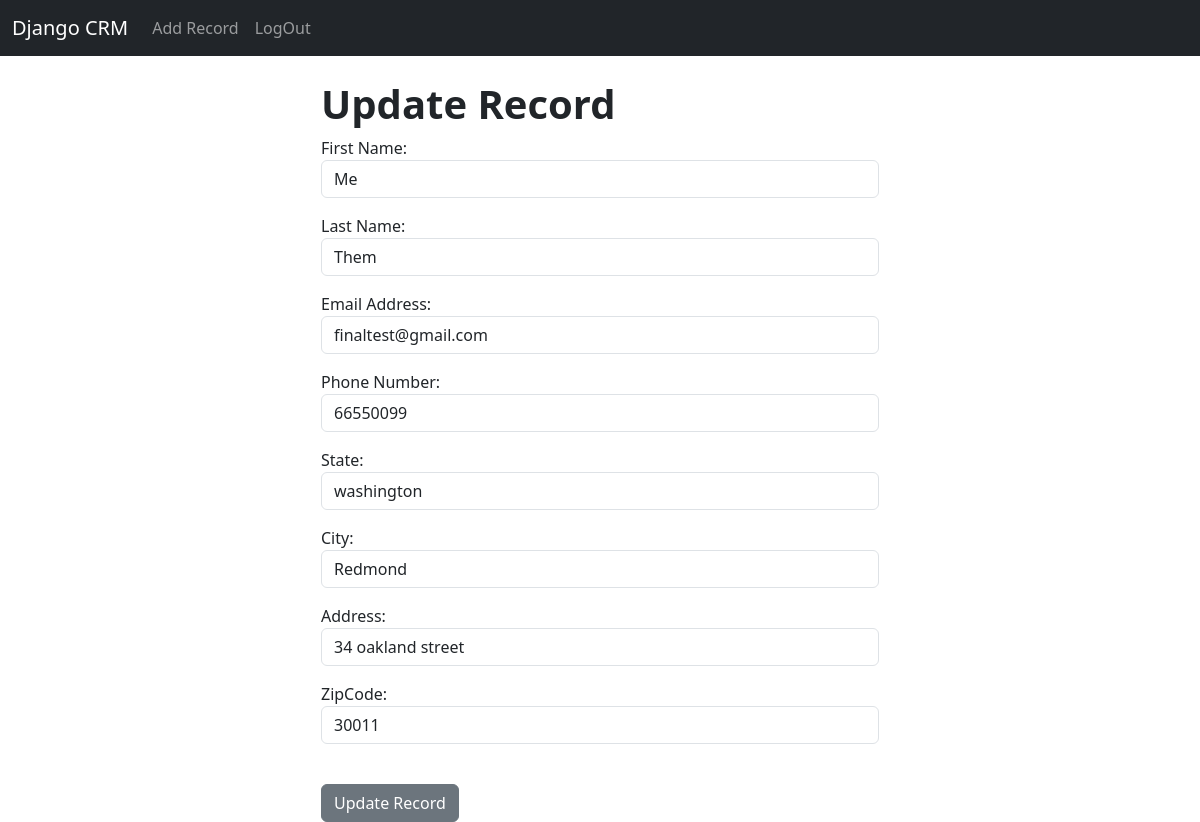
The app's page /update_record/4 (signed in) with its own data.
### website/models.py (models this page shows, shortened)
class Record(models.Model):
    created_at = models.DateTimeField(auto_now_add=True)
    updated_at = models.DateTimeField(auto_now=True)
    first_name = models.CharField(max_length=30)
    last_name = models.CharField(max_length=30)
    email = models.CharField(max_length=30)
    phone = models.CharField(max_length=12)
    state = models.CharField(max_length=50)
    city =  models.CharField(max_length=40)
    address = models.CharField(max_length=50)
    zipcode = models.CharField(max_length=15)

### website/views.py (the view)
# urls.py: path('update_record/<int:pk>', views.update_record, name='update_record')
@login_required
def update_record(request, pk):
    try:
        current_record = Record.objects.get(id=pk)
    except Record.DoesNotExist:
        messages.error(request, 'Record not Found')
        return redirect('home')
    form = AddRecordForm(request.POST or None, instance= current_record)
    if request.method == 'POST':
        if form.is_valid:
            form.save()
            messages.success(request, 'You have succefully Updated the record')
            return redirect('home')
        messages.error(request, 'Error Detected')
    return render(request, 'update_record.html', {'form': form})

### website/templates/update_record.html (shortened to what this page needs)
{% extends 'base.html' %}
{% block content%}
<div class="col-md-6 offset-md-3">
    <h1 > <strong>Update Record</strong></h1>
    <form method="POST" action="">
        {{ form.as_p }}
        <br/>
        <button type="submit" class="btn btn-secondary">Update Record </button>
    </form>
</div>
{% endblock %}

### records on screen
Record: first_name "Me", last_name "Them", email "finaltest@gmail.com", phone "66550099", state "washington", city "Redmond", address "34 oakland street", zipcode "30011"
